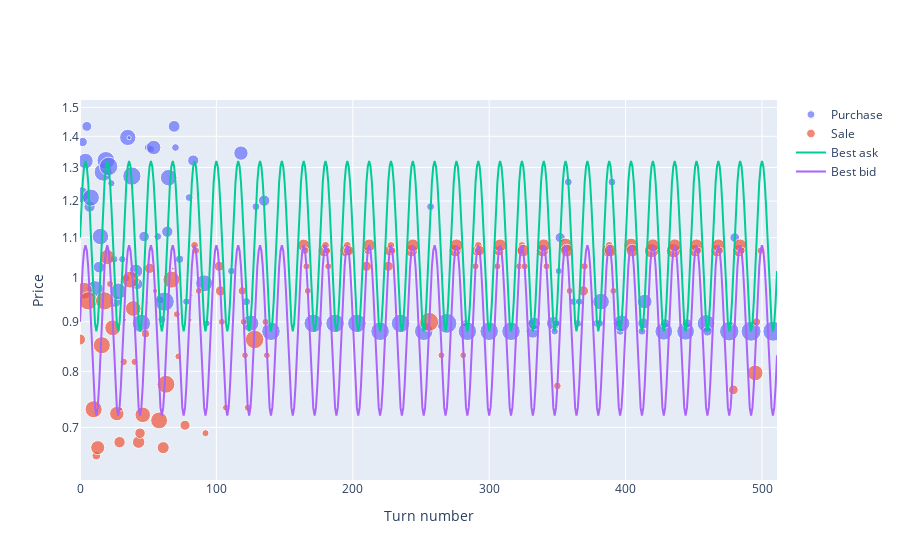

Source (notebook cell):
### Code cell
experiment.trades_plot(trader)

### Figure 1 — Plotly figure (JSON) as saved in the notebook; plotly's stock layout.template omitted (floating-point values rounded to 4 significant figures; data arrays with more than 128 entries replaced by an {"elided": "..."} marker saying what was removed)
{"data": [{"marker": {"size": {"elided": "164 float values"}}, "mode": "markers", "name": "Purchase", "type": "scatter", "x": {"elided": "164 int values"}, "y": {"elided": "164 float values"}}, {"marker": {"size": {"elided": "148 float values"}}, "mode": "markers", "name": "Sale", "type": "scatter", "x": {"elided": "148 int values"}, "y": {"elided": "148 float values"}}, {"name": "Best ask", "type": "scatter", "y": {"elided": "512 float values"}}, {"name": "Best bid", "type": "scatter", "y": {"elided": "512 float values"}}], "layout": {"xaxis": {"range": [0, 511], "title": {"text": "Turn number"}}, "yaxis": {"title": {"text": "Price"}, "type": "log"}}}
